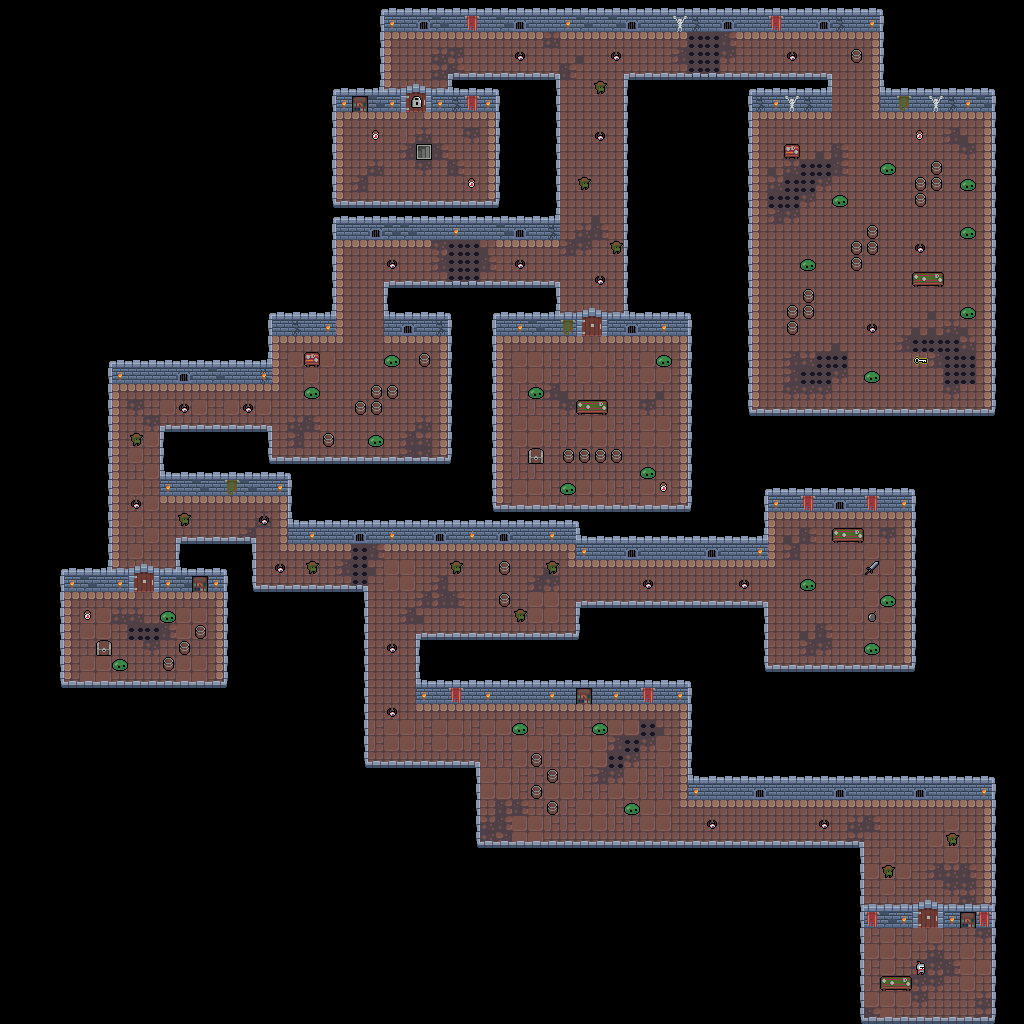

A 2D game scene composited from a Tiled map and its tileset images. What follows is a short description and the map's XML, with each tile layer's data collapsed to a summary:
An orthogonal 64x64 tile map with 16x16 px tiles, 5 tile layers (chao, itens chao, monstros, parede, ...).

<map version="1.10" tiledversion="1.10.2" orientation="orthogonal" renderorder="right-down" width="64" height="64" tilewidth="16" tileheight="16" infinite="0" backgroundcolor="#000000" nextlayerid="7" nextobjectid="1">
 <editorsettings>
  <export target="l3.lua" format="lua" />
 </editorsettings>
 <tileset firstgid="1" source="tileset.tsx" />
 <layer id="1" name="chao" width="64" height="64">
  <data>[4096 cells, 1469 non-empty, 20 distinct tile ids]</data>
 </layer>
 <layer id="2" name="itens chao" width="64" height="64">
  <data>[4096 cells, 7 non-empty, 4 distinct tile ids]</data>
 </layer>
 <layer id="3" name="monstros" width="64" height="64">
  <data>[4096 cells, 54 non-empty, 4 distinct tile ids]</data>
 </layer>
 <layer id="4" name="parede" width="64" height="64">
  <data>[4096 cells, 868 non-empty, 30 distinct tile ids]</data>
 </layer>
 <layer id="6" name=" itens parede" width="64" height="64">
  <data>[4096 cells, 54 non-empty, 6 distinct tile ids]</data>
 </layer>
</map>